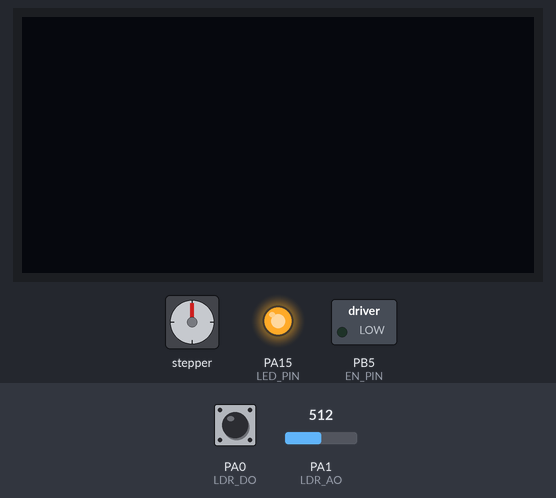
Recording of a program running on a simulated STM32 Blue Pill. Parts: 128×64 one-colour display, stepper motor, switched loads named in the program (green lamp = pin HIGH), output pins drawn as LEDs (lit = HIGH). Dashed ring = blinking. Inputs (shaded band) come from the test bench; at power-on: PA0 (LDR_DO) HIGH, PA1 (LDR_AO) = 512. The OLED is the two-colour kind (top 16 rows yellow); stepper angles assume 1600 steps per turn.

Above: at 1.2 s.
1.3 s: PA0 (LDR_DO) driven LOW
At 1.5 s:
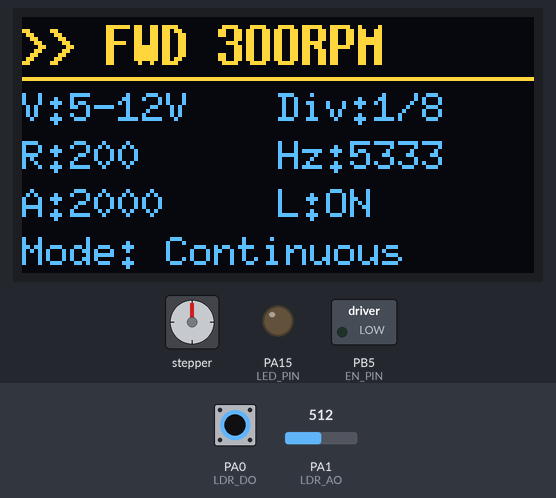
3.7 s: PA0 (LDR_DO) driven HIGH
At 4.9 s:
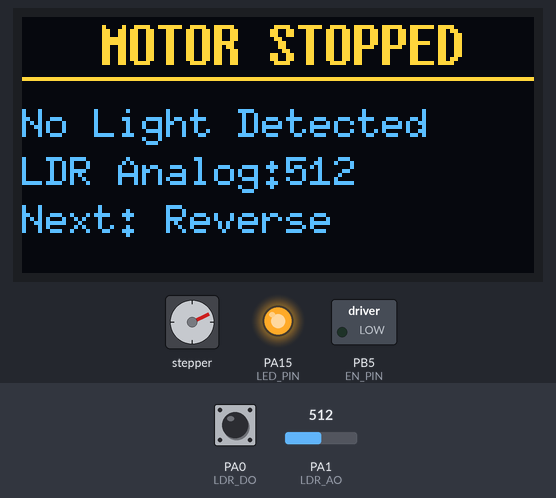
5.2 s: PA0 (LDR_DO) driven LOW
At 5.38 s:
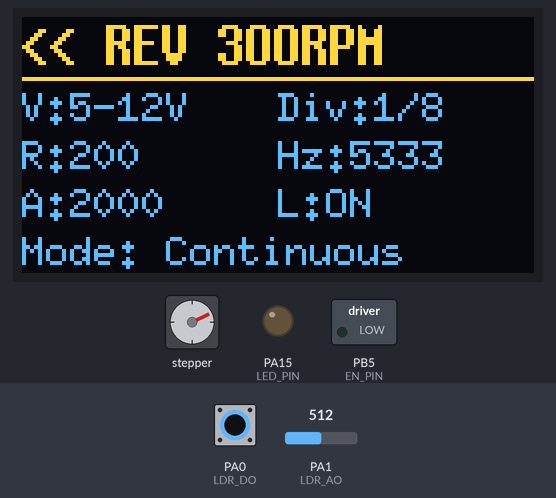
7.6 s: PA0 (LDR_DO) driven HIGH
At 7.9 s:
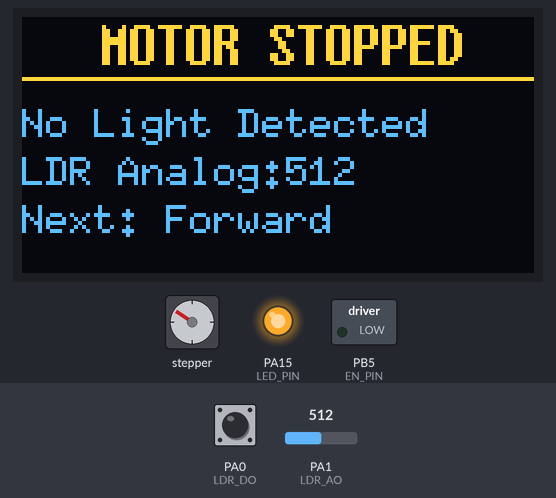
9.1 s: PA0 (LDR_DO) driven LOW
At 9.31 s:
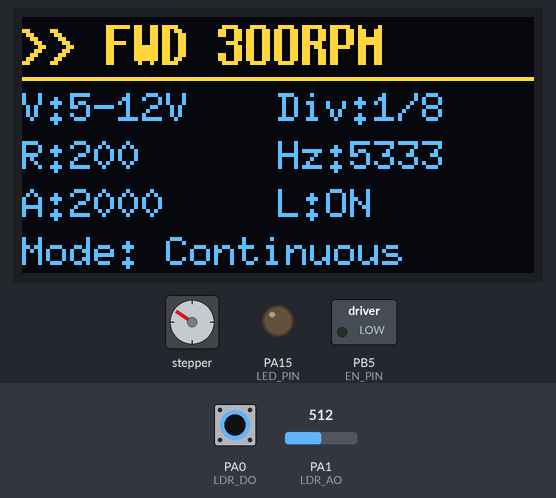
12.1 s: PA0 (LDR_DO) pulsed HIGH 2 times (0.12 s each, 0.3 s apart)
At 12.31 s:
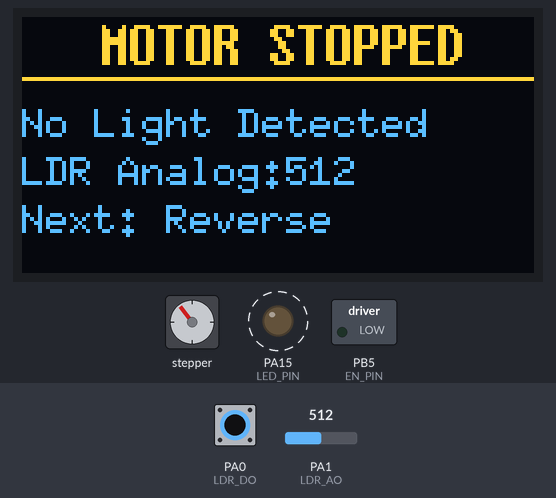
Timing chart, 0 to 20.5 s (numbered marks = the images above; inputs shaded):
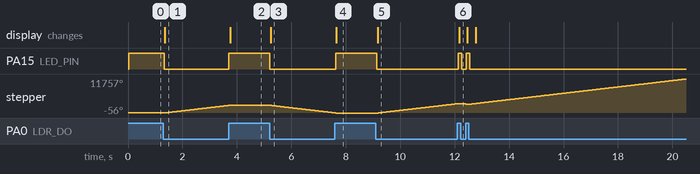

The program:

main.cpp
```cpp
#include <Arduino.h>
#include <AccelStepper.h>
#include <U8g2lib.h>
#include <Wire.h>

// === 1. 硬件引脚配置 ===
// ⚠️ 硬件跳线注意：DRV8825的 MS1, MS2, MS3 接高电平(5V/3.3V) -> 对应 1/8 细分
#define MOTOR_STEPS 200
#define LDR_DO      PA0     //定义光敏电阻数字开关量输出引脚
#define LDR_AO      PA1     //定义光敏模拟电压输出引脚
#define EN_PIN      PB5     //定义电机使能引脚
#define STEP_PIN    PB8     //定义电机步进引脚
#define DIR_PIN     PB9     //定义电机方向引脚
#define LED_PIN     PA15    //定义genericSTM32F103C8外置LED引脚

// === 2. 运行参数 (核心修改) ===
#define TARGET_RPM   200     // 目标转速 200 RPM
#define MICROSTEPS   8       // ⚠️ 关键：改为1/8细分！(需配合硬件跳线)

// === 3. 布局设置 ===
#define MARGIN_X 0
#define COL_2_X 64

// === 4. 对象初始化 ===
AccelStepper stepper(AccelStepper::DRIVER, STEP_PIN, DIR_PIN);
// genericSTM32F103C8 I2C1: SCL=PB6, SDA=PB7
U8G2_SSD1306_128X64_NONAME_F_HW_I2C u8g2(U8G2_R0, U8X8_PIN_NONE);

// === 5. 全局变量 ===
long pps_speed = 0;           // 实时脉冲速度
bool is_running = false;      // 电机运行状态标志
bool is_forward = true;       // 当前运动方向 (true: 正转, false: 反转)
bool last_light_state = false; // 上一次光照状态

// PROGMEM字符串，减少内存碎片
const char PROGMEM STR_VOLTAGE[] = "V:5-12V";
const char PROGMEM STR_DIV[] = "Div:1/8";
const char PROGMEM STR_RPM[] = "R:";
const char PROGMEM STR_HZ[] = "Hz:";
const char PROGMEM STR_MODE[] = "Mode: ";
const char PROGMEM STR_CONTINUOUS[] = "Continuous";
const char PROGMEM STR_LED[] = "L:";
const char PROGMEM STR_ON[] = "ON";
const char PROGMEM STR_OFF[] = "OFF";
const char PROGMEM STR_STOPPED[] = "MOTOR STOPPED";
const char PROGMEM STR_NO_LIGHT[] = "No Light Detected";
const char PROGMEM STR_LDR[] = "LDR Analog:";
const char PROGMEM STR_WAITING[] = "Next: ";
const char PROGMEM STR_FORWARD[] = "Forward";
const char PROGMEM STR_REVERSE[] = "Reverse";

// ---------------------------------------------------------
// OLED 绘制函数 (使用PROGMEM字符串优化)
// ---------------------------------------------------------
void drawStatusScreen(const char* dir_title, bool led_on) {
    u8g2.clearBuffer();

    // 标题栏
    u8g2.setFont(u8g2_font_7x14B_tf);
    u8g2.setCursor(MARGIN_X, 12);
    u8g2.print(dir_title);
    u8g2.drawLine(0, 15, 128, 15);

    // 数据区
    u8g2.setFont(u8g2_font_6x10_tf);

    // Row 1
    u8g2.setCursor(MARGIN_X, 26); u8g2.print(STR_VOLTAGE);
    u8g2.setCursor(COL_2_X, 26);  u8g2.print(STR_DIV);

    // Row 2
    u8g2.setCursor(MARGIN_X, 38); u8g2.print(STR_RPM); u8g2.print(TARGET_RPM);
    u8g2.setCursor(COL_2_X, 38);  u8g2.print(STR_HZ); u8g2.print(pps_speed);

    // Row 3
    u8g2.setCursor(MARGIN_X, 50); u8g2.print("A:"); u8g2.print(2000);
    u8g2.setCursor(COL_2_X, 50);  u8g2.print(STR_LED);
    if (led_on) {
        u8g2.print(STR_ON);
    } else {
        u8g2.print(STR_OFF);
    }

    // Row 4
    u8g2.setCursor(MARGIN_X, 62);
    u8g2.print(STR_MODE);
    u8g2.print(STR_CONTINUOUS);

    u8g2.sendBuffer();
}

// ---------------------------------------------------------
// Setup
// ---------------------------------------------------------
void setup() {
    // 1. OLED Init
    u8g2.begin();

    // 2. Pin Init
    pinMode(LED_PIN, OUTPUT);
    digitalWrite(LED_PIN, HIGH); // BluePill LED LOW is ON usually, adjust if needed

    // 3. LDR Sensor Init
    pinMode(LDR_DO, INPUT);  // 数字输出引脚
    pinMode(LDR_AO, INPUT);  // 模拟输入引脚

    // 3. Stepper Init
    // 设置使能引脚
    pinMode(EN_PIN, OUTPUT);
    digitalWrite(EN_PIN, LOW); // 使能驱动器

    // 设置最大速度（使用runSpeed()时不需要加速度）
    long max_speed = TARGET_RPM * MOTOR_STEPS * MICROSTEPS / 60;
    stepper.setMaxSpeed(max_speed);

    // 4. 计算实时脉冲频率 Hz
    pps_speed = (long)(TARGET_RPM * MOTOR_STEPS * MICROSTEPS) / 60;

}

// 显示控制选项
#define DISABLE_OLED 0  // 设置为1可禁用OLED显示以测试是否是显示导致的卡顿

// ---------------------------------------------------------
// 独立的显示更新函数
// ---------------------------------------------------------
void updateDisplay(bool show_running, int ldr_value) {
    #if DISABLE_OLED
        return;  // 如果禁用OLED，直接返回
    #endif

    u8g2.clearBuffer();

    if (show_running) {
        // 恢复完整的运行状态显示
        u8g2.setFont(u8g2_font_7x14B_tf);
        if (is_forward) {
            u8g2.setCursor(MARGIN_X, 12);
            u8g2.print(">> FWD 300RPM");
        } else {
            u8g2.setCursor(MARGIN_X, 12);
            u8g2.print("<< REV 300RPM");
        }
        u8g2.drawLine(0, 15, 128, 15);

        u8g2.setFont(u8g2_font_6x10_tf);

        // 恢复参数显示
        u8g2.setCursor(MARGIN_X, 26); u8g2.print(STR_VOLTAGE);
        u8g2.setCursor(COL_2_X, 26);  u8g2.print(STR_DIV);

        u8g2.setCursor(MARGIN_X, 38); u8g2.print(STR_RPM); u8g2.print(TARGET_RPM);
        u8g2.setCursor(COL_2_X, 38);  u8g2.print(STR_HZ); u8g2.print(pps_speed);

        u8g2.setCursor(MARGIN_X, 50); u8g2.print("A:"); u8g2.print(2000);
        u8g2.setCursor(COL_2_X, 50);  u8g2.print(STR_LED); u8g2.print(STR_ON);

        u8g2.setCursor(MARGIN_X, 62);
        u8g2.print(STR_MODE);
        u8g2.print(STR_CONTINUOUS);
    } else {
        // 显示停止状态（保持不变）
        u8g2.setFont(u8g2_font_7x14B_tf);
        u8g2.setCursor(20, 12); u8g2.print(STR_STOPPED);
        u8g2.drawLine(0, 15, 128, 15);

        u8g2.setFont(u8g2_font_6x10_tf);
        u8g2.setCursor(0, 30); u8g2.print("No Light Detected");
        u8g2.setCursor(0, 42); u8g2.print("LDR Analog:"); u8g2.print(ldr_value);
        u8g2.setCursor(0, 54); u8g2.print("Next: ");
        if (is_forward) {
            u8g2.print("Forward");
        } else {
            u8g2.print("Reverse");
        }
    }

    u8g2.sendBuffer();
}

// ---------------------------------------------------------// Loop// ---------------------------------------------------------
void loop() {
    static unsigned long last_sensor_check = 0;
    int ldr_analog = 0;

    // 核心电机控制 - 最高优先级
    if (is_running) {
        stepper.runSpeed();

        // 定期检查传感器状态（每50ms一次），但不更新显示
        if (millis() - last_sensor_check > 50) {
            bool has_light = !digitalRead(LDR_DO); // 假设光照时DO输出LOW

            // 检测光照状态变化
            if (has_light != last_light_state) {
                last_light_state = has_light;

                if (!has_light) {
                    // 光照消失，停止电机
                    stepper.setSpeed(0);
                    is_running = false;
                    digitalWrite(LED_PIN, HIGH); // 关闭LED

                    // 切换方向标志
                    is_forward = !is_forward;

                    // 更新显示
                    ldr_analog = analogRead(LDR_AO);
                    updateDisplay(false, ldr_analog);
                }
            }

            last_sensor_check = millis();
        }

        return; // 电机运行时，只执行必要的检查
    }

    // 电机停止时的操作

    // 定期检查传感器状态
    if (millis() - last_sensor_check > 50) {
        // 检测光照状态
        bool has_light = !digitalRead(LDR_DO); // 假设光照时DO输出LOW
        ldr_analog = analogRead(LDR_AO);   // 读取模拟值

        // 检测光照状态变化
        if (has_light != last_light_state) {
            last_light_state = has_light;

            if (has_light) {
                // 有光照，启动电机
                digitalWrite(LED_PIN, LOW); // 点亮LED

                // 设置电机速度（正反转）
                long max_speed = TARGET_RPM * MOTOR_STEPS * MICROSTEPS / 60;
                if (is_forward) {
                    stepper.setSpeed(max_speed);
                } else {
                    stepper.setSpeed(-max_speed);
                }

                // 更新显示
                updateDisplay(true, 0);

                is_running = true;
            }
        }

        last_sensor_check = millis();
    }
}
```

Measured:
- after the input at 1.3 s, PA15 (LED_PIN): HIGH → LOW at once; stepper: keeps turning clockwise at about 1112°/s, starting after 0.08 s; the display: changes after 0.06 s (image 1)
- after the input at 3.7 s, PA15 (LED_PIN): LOW → HIGH at once; stepper: goes on until 3.7 s, then stays 2585°; the display: changes after 0.06 s (image 2)
- after the input at 5.2 s, PA15 (LED_PIN): HIGH → LOW at once; stepper: keeps turning counter-clockwise at about 1112°/s, starting after 0.06 s; the display: changes at once (image 3)
- after the input at 7.6 s, PA15 (LED_PIN): LOW → HIGH at once; the display: changes after 0.06 s (image 4)
- after the input at 9.1 s, PA15 (LED_PIN): HIGH → LOW at once; stepper: keeps turning clockwise at about 1110°/s, starting after 0.09 s; the display: changes after 0.07 s (image 5)
- after the input at 12.1 s, PA15 (LED_PIN): alternates HIGH for 0.13 s and LOW for 0.18 s, 4 changes in all, then stays LOW, starting at once; the display: changes after 0.07 s (image 6)
